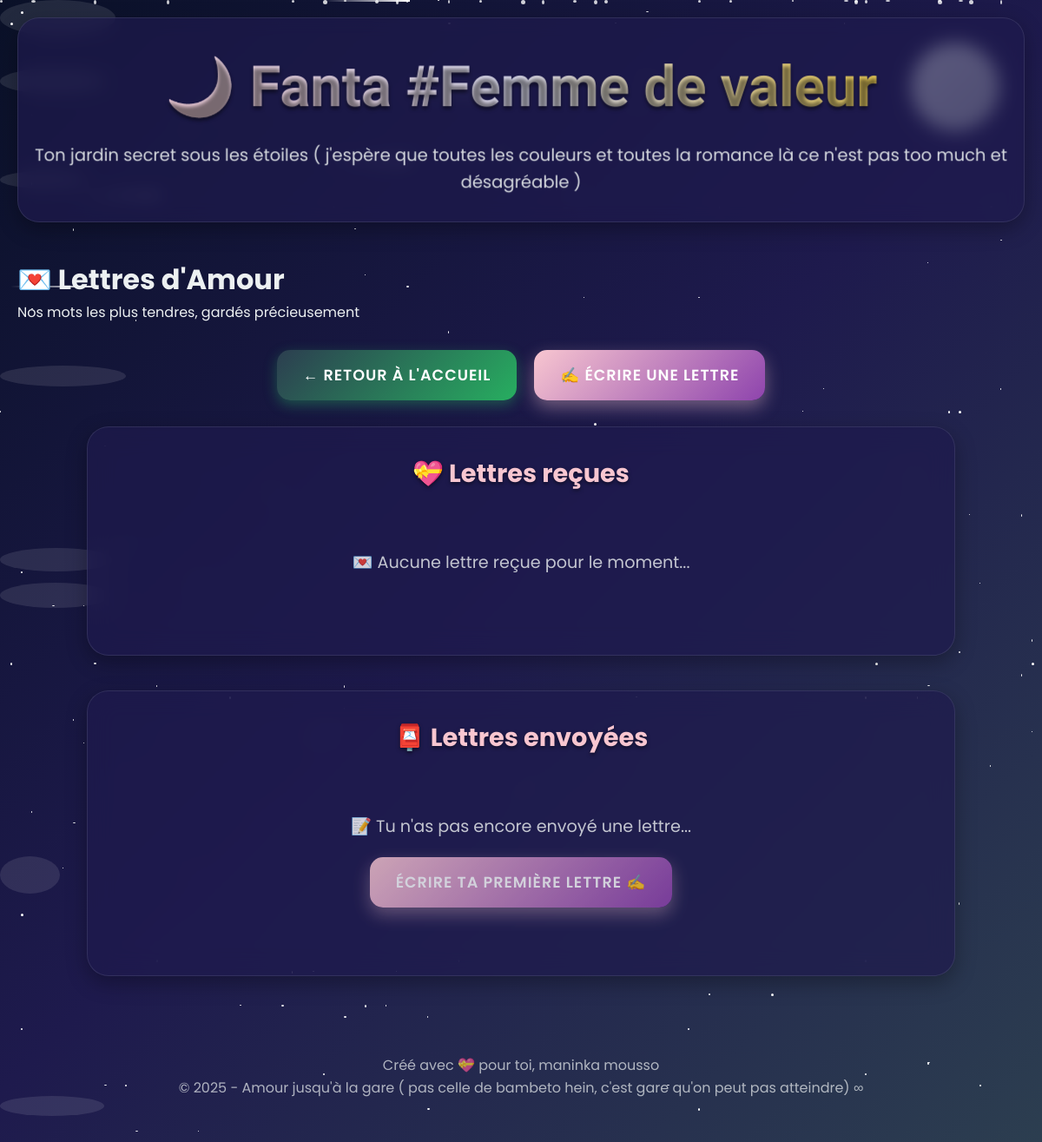
The page /letters (signed in) on the database as committed earlier.
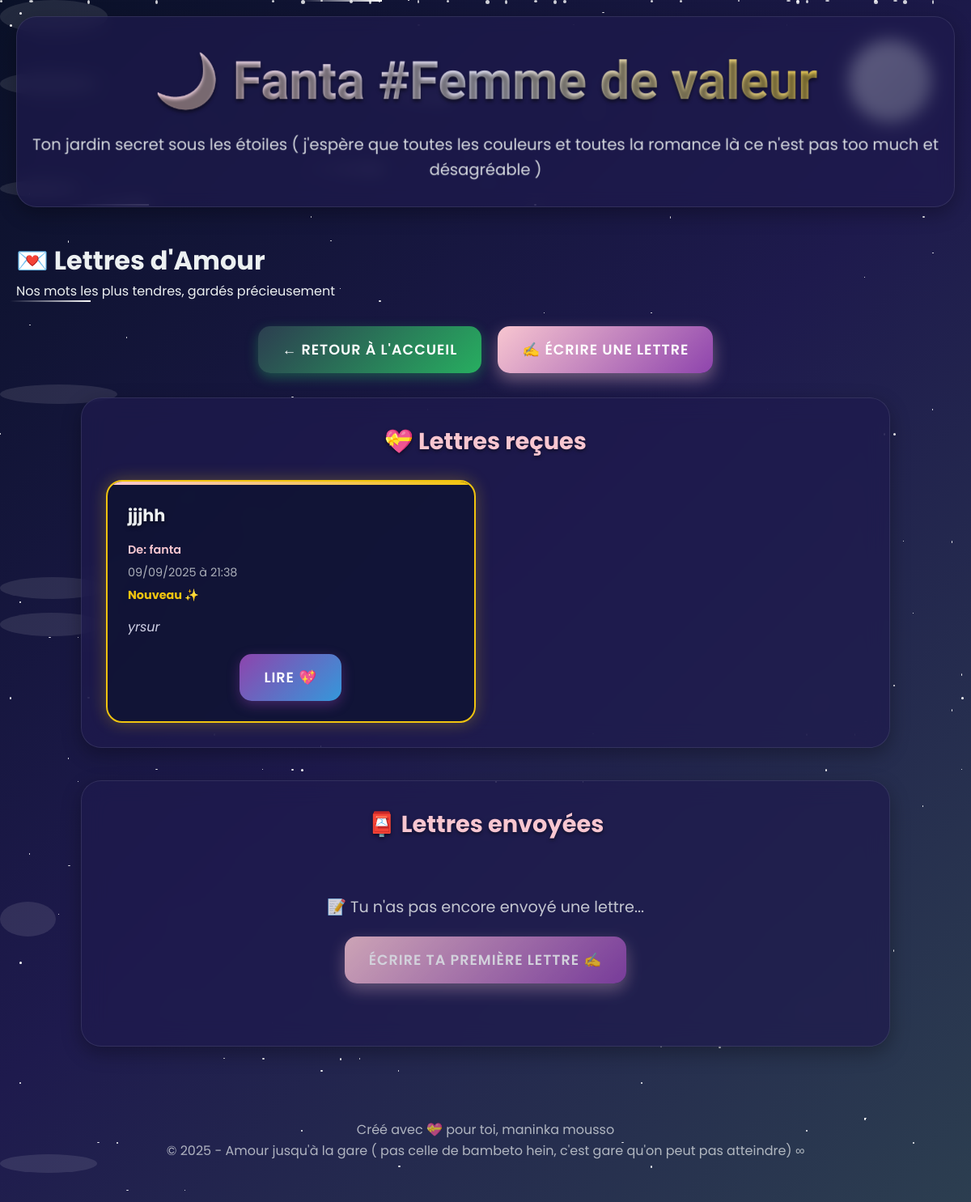
The same page on the database as committed later.
### app.py (models this page shows)
class LoveLetter(db.Model):
    id = db.Column(db.Integer, primary_key=True)
    title = db.Column(db.String(100), nullable=False)
    content = db.Column(db.Text, nullable=False)
    recipient = db.Column(db.String(50), nullable=False)
    sender = db.Column(db.String(50), nullable=False)
    created_at = db.Column(db.DateTime, default=datetime.utcnow)
    is_read = db.Column(db.Boolean, default=False)
    delivery_date = db.Column(db.DateTime)  # Pour programmer l'envoi

### app.py (the view)
@app.route('/letters')
@login_required
def letters():
    received_letters = LoveLetter.query.filter_by(
        recipient=current_user.username
    ).order_by(LoveLetter.created_at.desc()).all()
    sent_letters = LoveLetter.query.filter_by(
        sender=current_user.username
    ).order_by(LoveLetter.created_at.desc()).all()
    return render_template('letters.html',
                         received_letters=received_letters,
                         sent_letters=sent_letters,
                         user=current_user.username)

### app.py (called while the page is built)
@login_manager.user_loader
def load_user(user_id):
    return User.query.get(int(user_id))

### templates/letters.html (shortened to what this page needs)
{% extends "base.html" %}
{% block content %}
<div class="header-container">
    <h1>💌 Lettres d'Amour</h1>
    <p>Nos mots les plus tendres, gardés précieusement</p>
</div>
<div class="navigation-links">
    <a href="{{ url_for('index') }}" class="btn btn-secondary">← Retour à l'accueil</a>
    <a href="{{ url_for('write_letter') }}" class="btn btn-romantic">✍️ Écrire une lettre</a>
</div>
<div class="letters-container">
    <div class="letters-section">
        <h2>💝 Lettres reçues</h2>
        {% if received_letters %}
            <div class="letters-grid">
                {% for letter in received_letters %}
                    <div class="letter-card {% if not letter.is_read %}unread{% endif %}">
                        <div class="letter-header">
                            <h3>{{ letter.title }}</h3>
                            <div class="letter-meta">
                                <span class="letter-sender">De: {{ letter.sender }}</span>
                                <span class="letter-date">{{ letter.created_at.strftime('%d/%m/%Y à %H:%M') }}</span>
                                {% if not letter.is_read %}
                                    <span class="unread-indicator">Nouveau ✨</span>
                                {% endif %}
                            </div>
                        </div>
                        <div class="letter-preview">
                            {{ letter.content[:100] }}{% if letter.content|length > 100 %}...{% endif %}
                        </div>
                        <div class="letter-actions">
                            <a href="{{ url_for('read_letter', letter_id=letter.id) }}" class="btn btn-primary">
                                {% if letter.is_read %}Relire{% else %}Lire{% endif %} 💖
                            </a>
                        </div>
                    </div>
                {% endfor %}
            </div>
        {% else %}
            <div class="no-letters">
                <p>💌 Aucune lettre reçue pour le moment...</p>
            </div>
        {% endif %}
    </div>
    <div class="letters-section">
        <h2>📮 Lettres envoyées</h2>
        {% if sent_letters %}
            <div class="letters-grid">
                {% for letter in sent_letters %}
                    <div class="letter-card sent">
                        <div class="letter-header">
                            <h3>{{ letter.title }}</h3>
                            <div class="letter-meta">
                                <span class="letter-recipient">À: {{ letter.recipient }}</span>
                                <span class="letter-date">{{ letter.created_at.strftime('%d/%m/%Y à %H:%M') }}</span>
                                {% if letter.is_read %}
                                    <span class="read-indicator">Lu ✓</span>
                                {% else %}
                                    <span class="pending-indicator">En attente...</span>
                                {% endif %}
                            </div>
                        </div>
                        <div class="letter-preview">
                            {{ letter.content[:100] }}{% if letter.content|length > 100 %}...{% endif %}
                        </div>
                        <div class="letter-actions">
                            <a href="{{ url_for('read_letter', letter_id=letter.id) }}" class="btn btn-secondary">Voir 👁️</a>
                        </div>
                    </div>
                {% endfor %}
            </div>
        {% else %}
            <div class="no-letters">
                <p>📝 Tu n'as pas encore envoyé une lettre...</p>
                <a href="{{ url_for('write_letter') }}" class="btn btn-romantic">Écrire ta première lettre ✍️</a>
            </div>
        {% endif %}
    </div>
</div>
{% endblock %}

Rows that differ between the two databases and show on the page:
added LoveLetter: title "jjjhh", sender "fanta", created_at "09/09/2025 à 21:38", is_read "Nouveau ✨", content "yrsur"
Other text that changed with them:
text no longer shown: "💌 Aucune lettre reçue pour le moment..."
